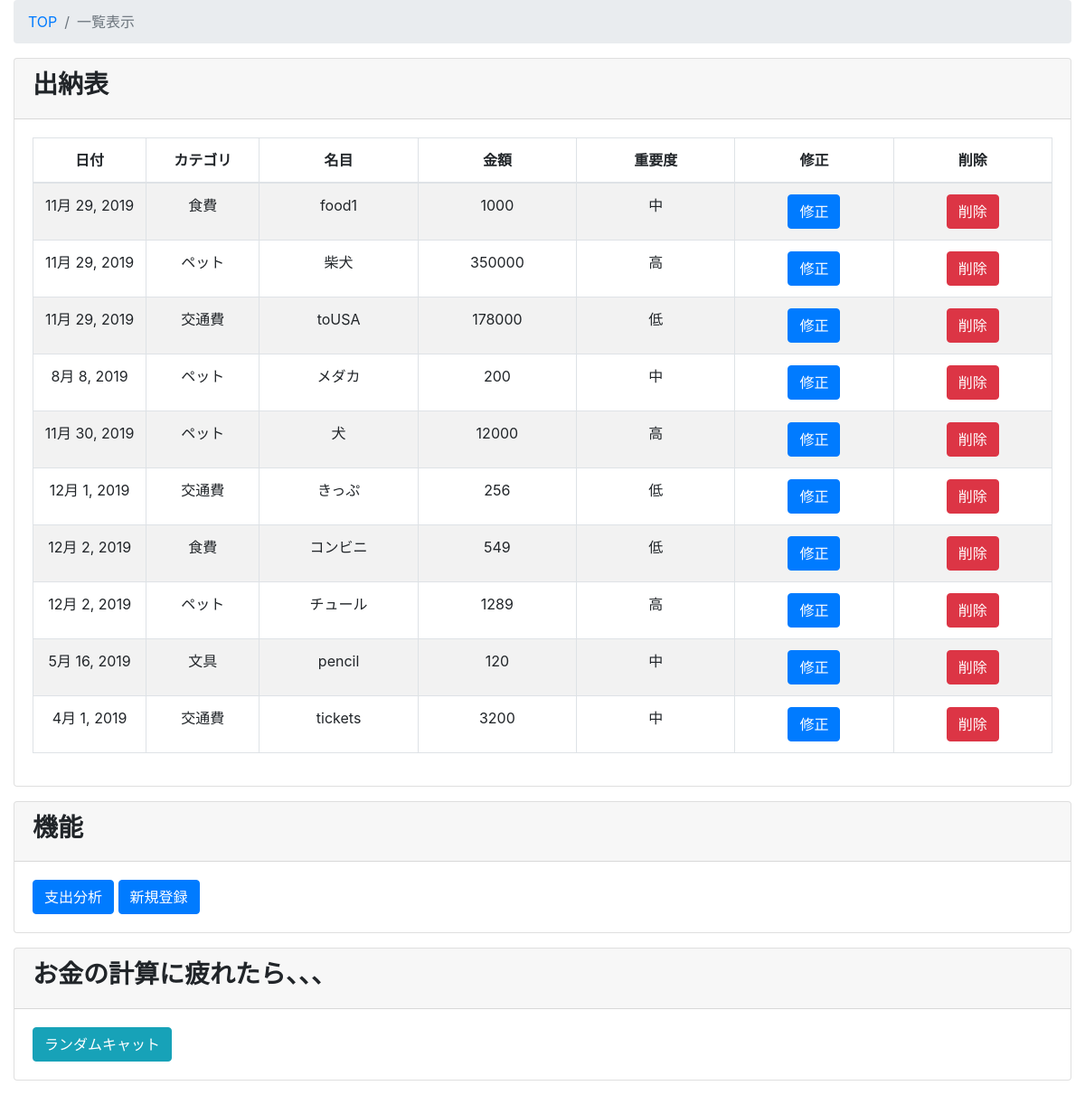
The page /kakeibo_tuto/Suitoh_list/ on the database as committed earlier.
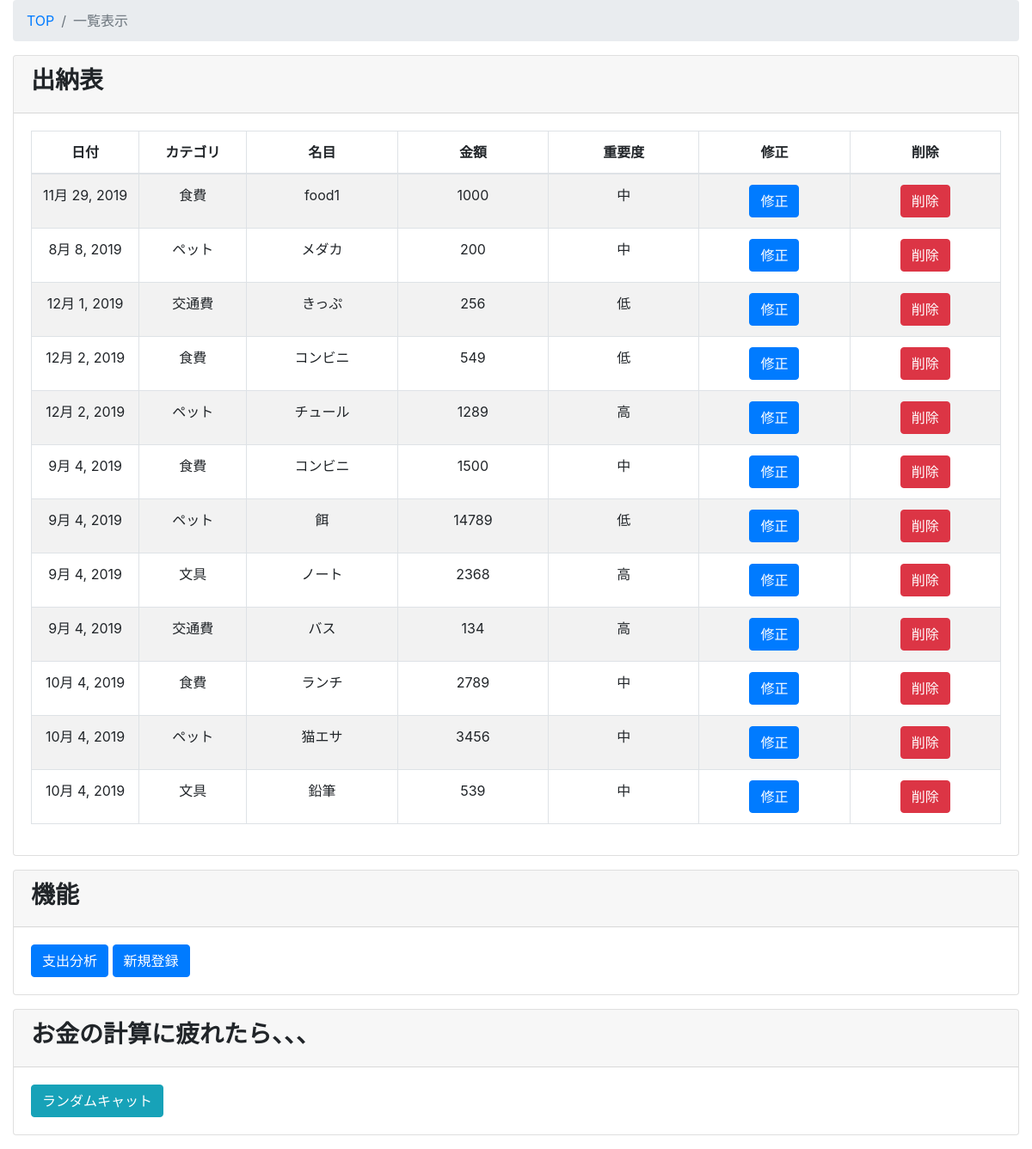
The same page on the database as committed later.
### kakeibo_tuto/models.py (models this page shows, shortened)
class Suitoh(models.Model):
    class Meta:
        db_table = 'suitoh'
        verbose_name = '出納表'
        verbose_name_plural = '出納表'
    data = models.DateField(verbose_name="Date",default=datetime.now)
    cat = models.ForeignKey(Category, on_delete= models.PROTECT, verbose_name="分類")
    out_cost = models.IntegerField(verbose_name="支出")
    meimoku = models.CharField(verbose_name="名目", max_length=100)
    rank = models.ForeignKey(Ranks, on_delete= models.PROTECT, verbose_name="重要度")

class Category(models.Model):
    class Meta:
        db_table = 'category'
        verbose_name = '分類'
        verbose_name_plural = '分類'
    category_name = models.CharField(max_length=255,unique=True)
    def __str__(self):
        return self.category_name

class Ranks(models.Model):
    class Meta:
        db_table = 'Ranks'
        verbose_name = '重要度'
        verbose_name_plural = '重要度'
    category_name = models.CharField(max_length=255)
    def __str__(self):
        return self.category_name

### kakeibo_tuto/views.py (the view)
# urls.py: path('Suitoh_list/', views.SuitohListView.as_view(), name='Suitoh_list'),
class SuitohListView(ListView):
    model = Suitoh
    template_name = 'kakeibo_tuto/Suitoh_list.html'
    '''全取得'''
    def queryset(self):
        return Suitoh.objects.all()
    def get_context_data(self, **kwargs):
        context = super().get_context_data(**kwargs)  # はじめに継承元のメソッドを呼び出す
        context["foo"] = test('a')
        return context

### kakeibo_tuto/views.py (called while the page is built)
def test(goma):
    param = {"hello": "help"}
    return str(param["hello"]) + goma

### kakeibo_tuto/templates/kakeibo_tuto/Suitoh_list.html (shortened to what this page needs)
{% extends 'kakeibo_tuto/base.html' %}
{% block content %}
 <div class="content-wrapper">
   <div class="container-fluid">
     <ol class="breadcrumb">
       <li class="breadcrumb-item">
         <a href="{% url 'kakeibo_tuto:Suitoh_list' %}">TOP</a>
       </li>
       <li class="breadcrumb-item active">一覧表示</li>
     </ol>
     <div class="card mb-3">
       <div class="card-header">
         <h3><b>出納表</b></h3></div>
       <div class="card-body">
         <div class="table-responsive">
         <table id=Suitoh width="100%" class="table table-striped table-bordered">
             <thead>
               <tr>
                 <th class="text-center">日付</th>
                 <th class="text-center">カテゴリ</th>
                 <th class="text-center">名目</th>
                 <th class="text-center">金額</th>
                 <th class="text-center">重要度</th>
                 <th class="text-center">修正</th>
                 <th class="text-center">削除</th>
               </tr>
             </thead>
             <tbody>
               {% for item in object_list %}
                 <tr class="odd gradeX text-center">
                   <td class="text-center" width="100">{{ item.data}}</td>
                   <td class="text-center" width="100">{{ item.cat}}</td>
                   <td class="text-center" width="140">{{ item.meimoku}}</td>
                   <td class="text-center" width="140">{{ item.out_cost}}</td>
                    <td class="text-center" width="140">{{ item.rank}}</td>
                   <td class="text-center" width="140"><a class="btn btn-primary"
                        href="{% url 'kakeibo_tuto:Suitoh_update' item.pk %}">修正</a></td>
                   <td class="text-center" width="140"><a class="btn btn-danger"
                        href="{% url 'kakeibo_tuto:Suitoh_delete' item.pk %}">削除</a></td>
                 </tr>
             {% endfor %}
             </tbody>
           </table>
       </div>
      </div>
      </div>
          <div class="card mb-3">
       <div class="card-header">
         <h3><b>機能</b></h3></div>
       <div class="card-body">
           <tr class="odd gradeX text-center">
           <td class="text-center" width="140"><a class="btn btn-primary"
                        href="{% url 'kakeibo_tuto:Sumbycat' %}">支出分析</a></td>
           <td class="text-center" width="140"><a class="btn btn-primary" class="btn-lg"
                        href="{% url 'kakeibo_tuto:add' %}">新規登録</a></td>
           </tr>
       </div>
       </div>
<div class="card mb-3">
       <div class="card-header">
         <h3><b>お金の計算に疲れたら、、、</b></h3></div>
       <div class="card-body">
           <td class="text-center" width="140"><a class="btn btn-info"
                        href="{% url 'kakeibo_tuto:randcat' %}">ランダムキャット</a></td>
       </div>
       </div>
      </div>
      </div>
{% endblock content %}

### kakeibo_tuto/templates/kakeibo_tuto/base.html (shortened to what this page needs)
<!doctype html>
<html>
<head>
 <link rel="stylesheet" href="https://maxcdn.bootstrapcdn.com/bootstrap/4.0.0-beta.2/css/bootstrap.min.css">
<link rel="stylesheet" href="https://cdn.datatables.net/t/bs-3.3.6/jqc-1.12.0,dt-1.10.11/datatables.min.css"/>
<body>
 {% block content %}{% endblock %}
</body>
</html>

Rows that differ between the two databases and show on the page:
removed Suitoh: data "11月 29, 2019", cat "ペット", meimoku "柴犬", out_cost "350000", rank "高"
removed Suitoh: data "11月 29, 2019", cat "交通費", meimoku "toUSA", out_cost "178000", rank "低"
removed Suitoh: data "11月 30, 2019", cat "ペット", meimoku "犬", out_cost "12000", rank "高"
removed Suitoh: data "5月 16, 2019", cat "文具", meimoku "pencil", out_cost "120", rank "中"
removed Suitoh: data "4月 1, 2019", cat "交通費", meimoku "tickets", out_cost "3200", rank "中"
added Suitoh: data "9月 4, 2019", cat "食費", meimoku "コンビニ", out_cost "1500", rank "中"
added Suitoh: data "9月 4, 2019", cat "ペット", meimoku "餌", out_cost "14789", rank "低"
added Suitoh: data "9月 4, 2019", cat "文具", meimoku "ノート", out_cost "2368", rank "高"
added Suitoh: data "9月 4, 2019", cat "交通費", meimoku "バス", out_cost "134", rank "高"
added Suitoh: data "10月 4, 2019", cat "食費", meimoku "ランチ", out_cost "2789", rank "中"
added Suitoh: data "10月 4, 2019", cat "ペット", meimoku "猫エサ", out_cost "3456", rank "中"
added Suitoh: data "10月 4, 2019", cat "文具", meimoku "鉛筆", out_cost "539", rank "中"
